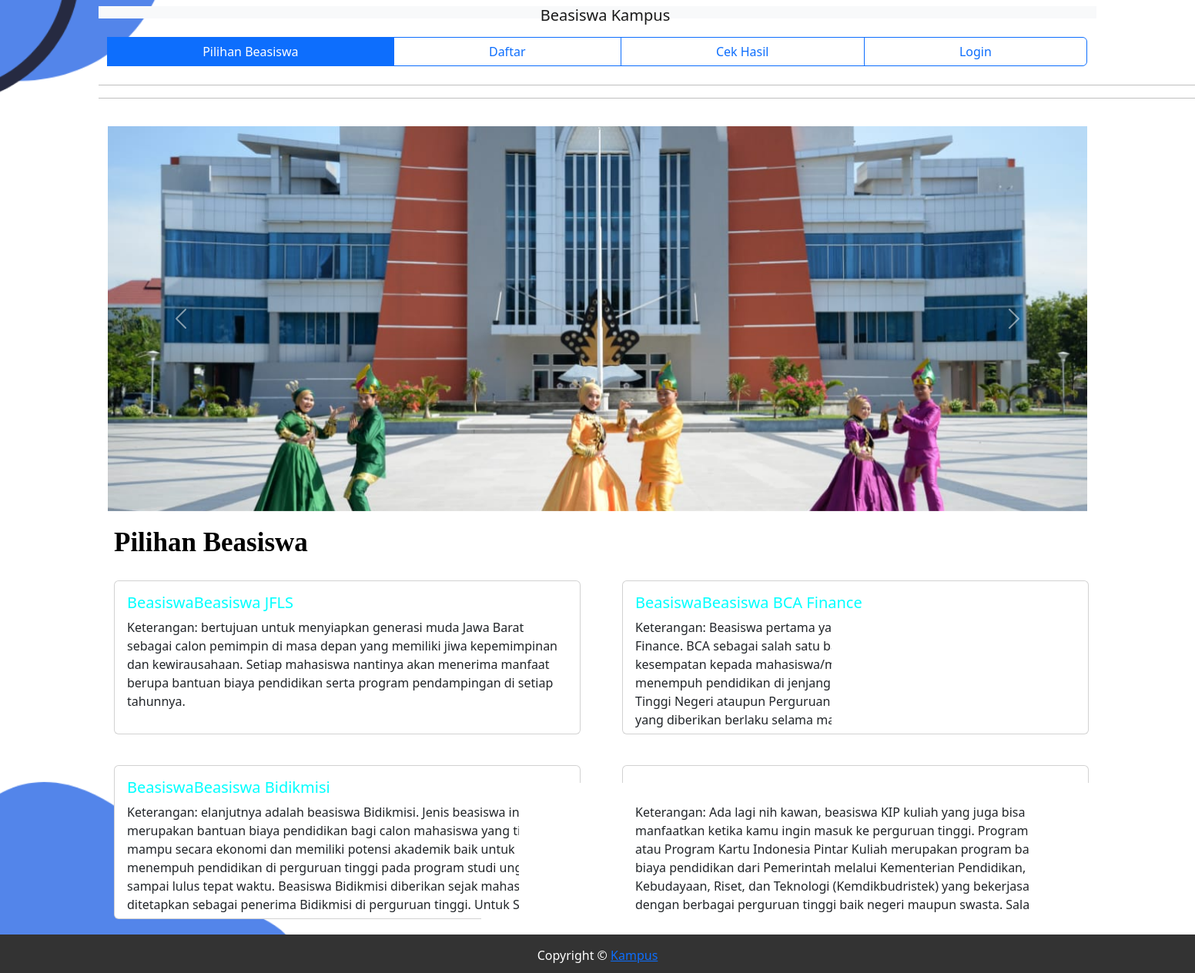
The page / on the database its author committed.
### tables this page shows
CREATE TABLE `jenis_beasiswa` (
  `pk_jenis_beasiswa_id` int NOT NULL,
  `jenis_beasiswa` varchar(50) NOT NULL,
  `keterangan` text NOT NULL
);

### application/controllers/Beasiswa.php (called while the page is built, shortened)
<?php
class Beasiswa extends CI_Controller {
    function home(){
        $data = [
            'beasiswa' => $this->db->get('jenis_beasiswa')->result_array()
        ];
        $this->load->view('template/header');
        $this->load->view('content/info', $data);
        $this->load->view('template/footer');
    }
}

### index.php (called while the page is built, shortened)
<?php
require_once BASEPATH.'core/CodeIgniter.php';

### application/views/content/info.php (the view, shortened to what this page needs)
<!DOCTYPE html>
<html lang="en">
<head>
    <link rel="stylesheet" href="https://maxcdn.bootstrapcdn.com/bootstrap/4.5.2/css/bootstrap.min.css">
    <link href="https://cdn.jsdelivr.net/npm/bootstrap@5.3.3/dist/css/bootstrap.min.css" rel="stylesheet">
    <link rel="stylesheet" href="<?=base_url("assets/css/contain.css")?>">
    <link href="https://cdn.jsdelivr.net/npm/select2@4.1.0-rc.0/dist/css/select2.min.css" rel="stylesheet" />
</head>
<body>
<nav class="navbar navbar-expand-lg navbar-light bg-light">
        <h2 class="navbar-brand">Beasiswa Kampus</h2>
    </nav>
<center>
        <br>
        <div class="container">
    <div class="btn-group" role="group" aria-label="Basic radio toggle button group">
    <?php if(!$this->session->userdata('nama')): ?>
        <label class="btn btn-outline-primary" for="btnradio1"><a class="nav-link " href="<?= base_url('Beasiswa/home')?>">Pilihan Beasiswa</a></label>
        <label class="btn btn-outline-primary" for="btnradio2"><a class="nav-link" href="<?= base_url('Beasiswa/daftar')?>">Daftar</a></label>
        <label class="btn btn-outline-primary" for="btnradio3"><a class="nav-link" href="<?= base_url('Beasiswa/hasil')?>">Cek Hasil</a></label>
        <?php endif;?>
        <?php if(!$this->session->userdata('nama')): ?>
        <label class="btn btn-outline-primary" for="btnradio3"><a class="nav-link" href="<?= base_url('Login')?>">Login</a></label>
        <?php else:?>
        <input type="radio" class="btn-check" name="btnradio" id="btnradio3" autocomplete="off">
        <label class="btn btn-outline-primary" for="btnradio3"><a class="nav-link" href="<?= base_url('Login/logout')?>">Logout</a></label>
        <?php endif;?>
    </div>
    </div>
    <div class="rh">
        <hr>
        <hr>
    </div>
    </center>
    <section id="center" class="center_home">
    <div class="container container-transparent">
        <div id="carouselExampleCaptions" class="carousel slide" data-ride="carousel">
            <div class="carousel-inner">
                <div class="carousel-item active">
                    <img src="<?= base_url('assets/')?>img/bg_1.jpg" class="d-block w-100 img-fluid" alt="Slide 1">
                </div>
            <button class="carousel-control-prev" type="button" data-bs-target="#carouselExampleCaptions" data-bs-slide="prev">
                <span class="carousel-control-prev-icon" aria-hidden="true"></span>
            </button>
            <button class="carousel-control-next" type="button" data-bs-target="#carouselExampleCaptions" data-bs-slide="next">
                <span class="carousel-control-next-icon" aria-hidden="true"></span>
            </button>
        </div>
    </div>
</section>
<h4 class="sub-title">
                Pilihan Beasiswa
</h4>
    <div class="row">
        <?php foreach($beasiswa as $bs) : ?>
            <div class="col-sm-6 mb-3 mb-sm-0">
            <div class="card">
                <div class="card-body" style="overflow-y: auto;">
                <h5 class="card-title">Beasiswa<?= $bs['jenis_beasiswa']?></h5>
                <p class="card-text" style="max-height: 200px; overflow-y: auto;">Keterangan: <?= $bs['keterangan']?></p>
                </div>
            </div>
            </div>
        <?php endforeach;?>
        </div>

### application/views/template/header.php (shortened to what this page needs)
<!DOCTYPE html>
<html lang="en">
<head>
    <link rel="stylesheet" href="https://maxcdn.bootstrapcdn.com/bootstrap/4.5.2/css/bootstrap.min.css">
    <link href="https://cdn.jsdelivr.net/npm/bootstrap@5.3.3/dist/css/bootstrap.min.css" rel="stylesheet">
<link rel="stylesheet" href="<?=base_url("assets/css/contain.css")?>">
</head>
<body class="container mt-2 content" align="center">

### application/views/template/footer.php (shortened to what this page needs)
<footer style="overflow-x: hidden;">
	<center>
		<p>Copyright &copy; <a href="http://localhost/kampus">Kampus</a></p>
	</center>
</footer>
<link rel="stylesheet" href="https://cdn.datatables.net/1.13.6/css/jquery.dataTables.css" />
</body>
</html>

### assets/css/contain.css (style rules this page uses)
body::before { content: ''; position: fixed; top: 0; left: 0; width: 100%; height: 100%; z-index: -1; background-image: url(../img/bg.png); background-size: cover; filter: brightness(100%); }
.navbar-brand { position: absolute; margin-top: 40px; display: block; width: 100%; text-align: center; left: 10px; padding-bottom: 30px; z-index: 1; }

### application/views/template/header.php (style rules this page uses)
body { display: flex; flex-direction: column; min-height: 100vh; }
.btn-group { display: flex; }
.btn-group .btn { flex-grow: 1; }
.rh { width: 1500px; color: black; }
footer { height: 50px; position: fixed; left: 0; bottom: 0; width: 100%; background-color: #333; color: #fff; text-align: center; padding: 15px 0; }
.content { margin-bottom: 50px; }
.container-transparent { border-radius: 10px; padding: 20px; }
.carousel-item img { height: 500px; object-fit: cover; }

### application/views/content/info.php (style rules this page uses)
.btn-group { display: flex; }
.btn-group .btn { flex-grow: 1; }
.rh { width: 1500px; color: black; }
.sub-title { color: Black; font-family: "Times New Roman", Times, serif; margin-left: 20px; font-weight: bold; font-size: 35px; }
.card { margin-bottom: 20px; margin-top: 20px; margin-right: 10px; margin-left: 20px; height: 200px; }
.card-title { color: aqua; }

### rows shown on the page
jenis_beasiswa: jenis_beasiswa "Beasiswa JFLS", keterangan "bertujuan untuk menyiapkan generasi muda Jawa Barat sebagai calon pemimpin di masa depan yang memiliki jiwa kepemimpinan dan kewirausahaan. Setiap mahasiswa nantinya akan menerima manfaat berupa bantuan biaya pendidikan serta program pendampingan di setiap tahunnya."
jenis_beasiswa: jenis_beasiswa "Beasiswa BCA Finance", keterangan "Beasiswa pertama yang bisa kamu coba adalah Beasiswa BCA Finance. BCA sebagai salah satu bank swasta di Indonesia memberikan kesempatan kepada mahasiswa/mahasiswi berprestasi yang sedang menempuh pendidikan di jenjang Sarjana (S1) semua jurusan di Perguruan Tinggi Negeri ataupun Perguruan Tinggi Swasta. Beasiswa BCA Finance yang diberikan berlaku selama mahasiswa menempuh pendidikan dalam…"
jenis_beasiswa: jenis_beasiswa "Beasiswa Bidikmisi", keterangan "elanjutnya adalah beasiswa Bidikmisi. Jenis beasiswa ini merupakan bantuan biaya pendidikan bagi calon mahasiswa yang tidak mampu secara ekonomi dan memiliki potensi akademik baik untuk menempuh pendidikan di perguruan tinggi pada program studi unggulan sampai lulus tepat waktu. Beasiswa Bidikmisi diberikan sejak mahasiswa ditetapkan sebagai penerima Bidikmisi di perguruan tinggi. Untuk S1 atau…"
jenis_beasiswa: keterangan "Ada lagi nih kawan, beasiswa KIP kuliah yang juga bisa kamu manfaatkan ketika kamu ingin masuk ke perguruan tinggi. Program KIP-K atau Program Kartu Indonesia Pintar Kuliah merupakan program bantuan biaya pendidikan dari Pemerintah melalui Kementerian Pendidikan, Kebudayaan, Riset, dan Teknologi (Kemdikbudristek) yang bekerjasama dengan berbagai perguruan tinggi baik negeri maupun swasta. Salah satu…"
